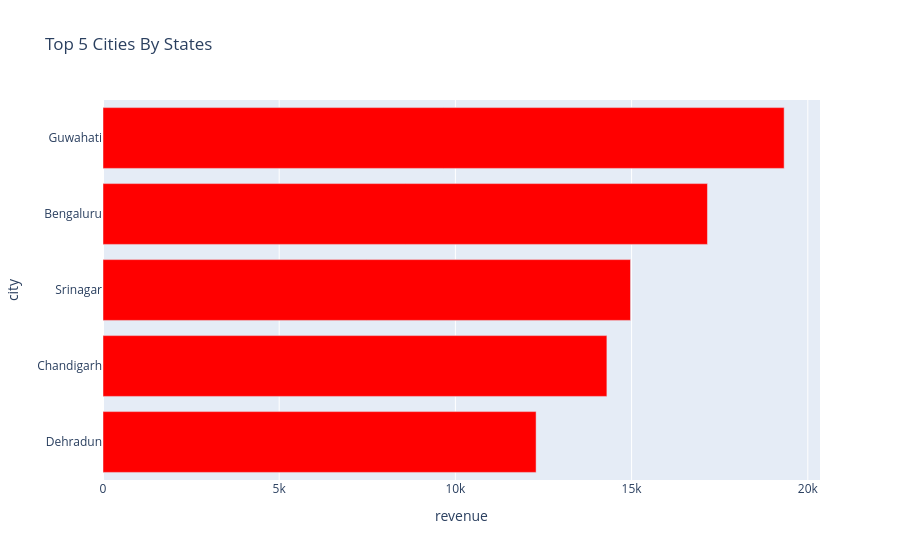

Notebook source saved alongside this figure:
### Markdown cell above
#### TOP 5 CITIES BY STATES

### Code cell
location['revenue']=orders['price']
top_5_cities=(
    location.groupby('city')['revenue'].sum()
    .nlargest(5).sort_values().reset_index()
)

fig=px.bar(
    top_5_cities,
    x='revenue',
    y='city',
    orientation='h',
    title='Top 5 Cities By States',
    color_discrete_sequence=['red']
)
fig.show()

### Figure 1 — Plotly figure (JSON) as saved in the notebook; plotly's stock layout.template omitted (floating-point values rounded to 4 significant figures)
{"data": [{"hovertemplate": "revenue=%{x}<br>city=%{y}<extra></extra>", "legendgroup": "", "marker": {"color": "red", "pattern": {"shape": ""}}, "name": "", "orientation": "h", "showlegend": false, "textposition": "auto", "type": "bar", "x": [12290.0, 14300.0, 14970.0, 17150.0, 19330.0], "xaxis": "x", "y": ["Dehradun", "Chandigarh", "Srinagar", "Bengaluru", "Guwahati"], "yaxis": "y"}], "layout": {"barmode": "relative", "legend": {"tracegroupgap": 0}, "title": {"text": "Top 5 Cities By States"}, "xaxis": {"anchor": "y", "domain": [0, 1], "title": {"text": "revenue"}}, "yaxis": {"anchor": "x", "domain": [0, 1], "title": {"text": "city"}}}}
